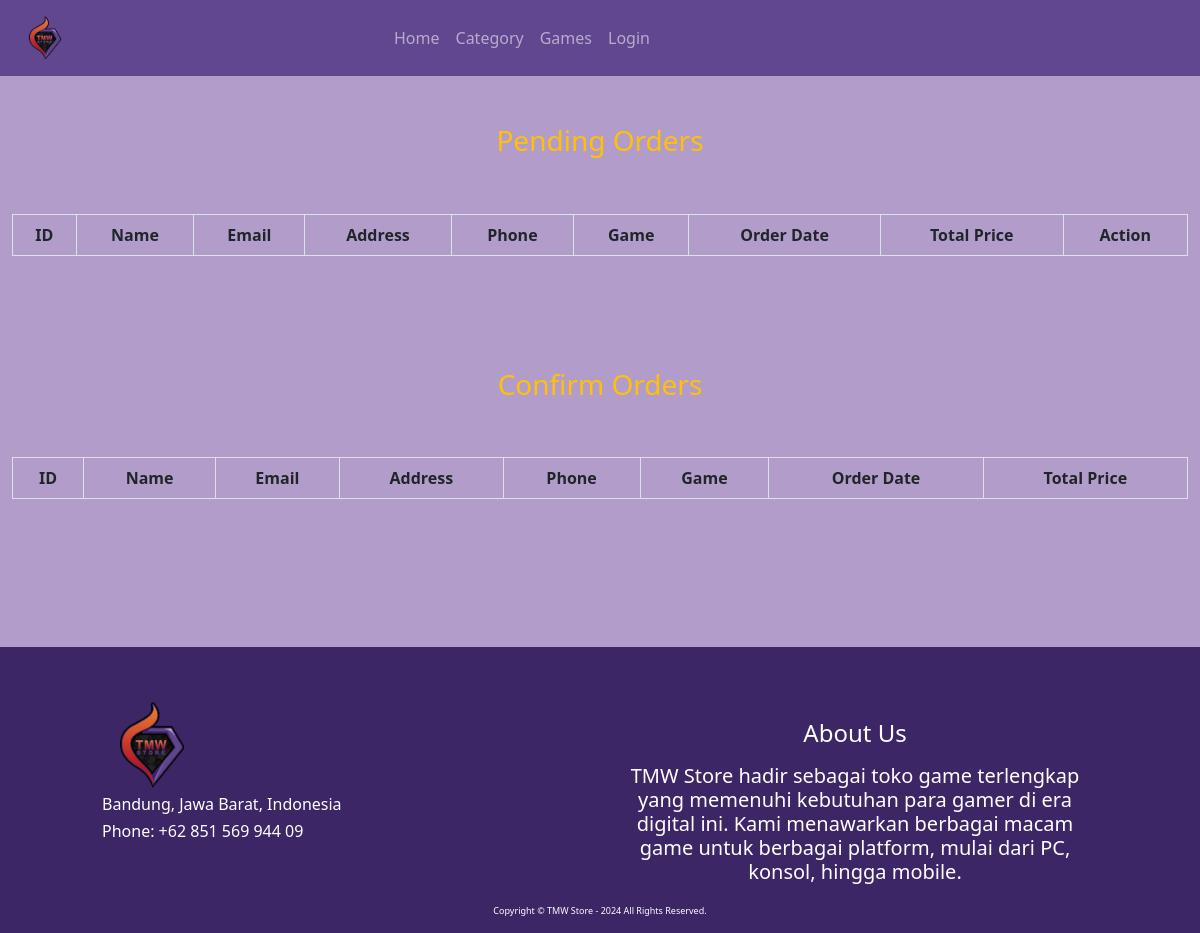
Before: /order.php with the older database file.
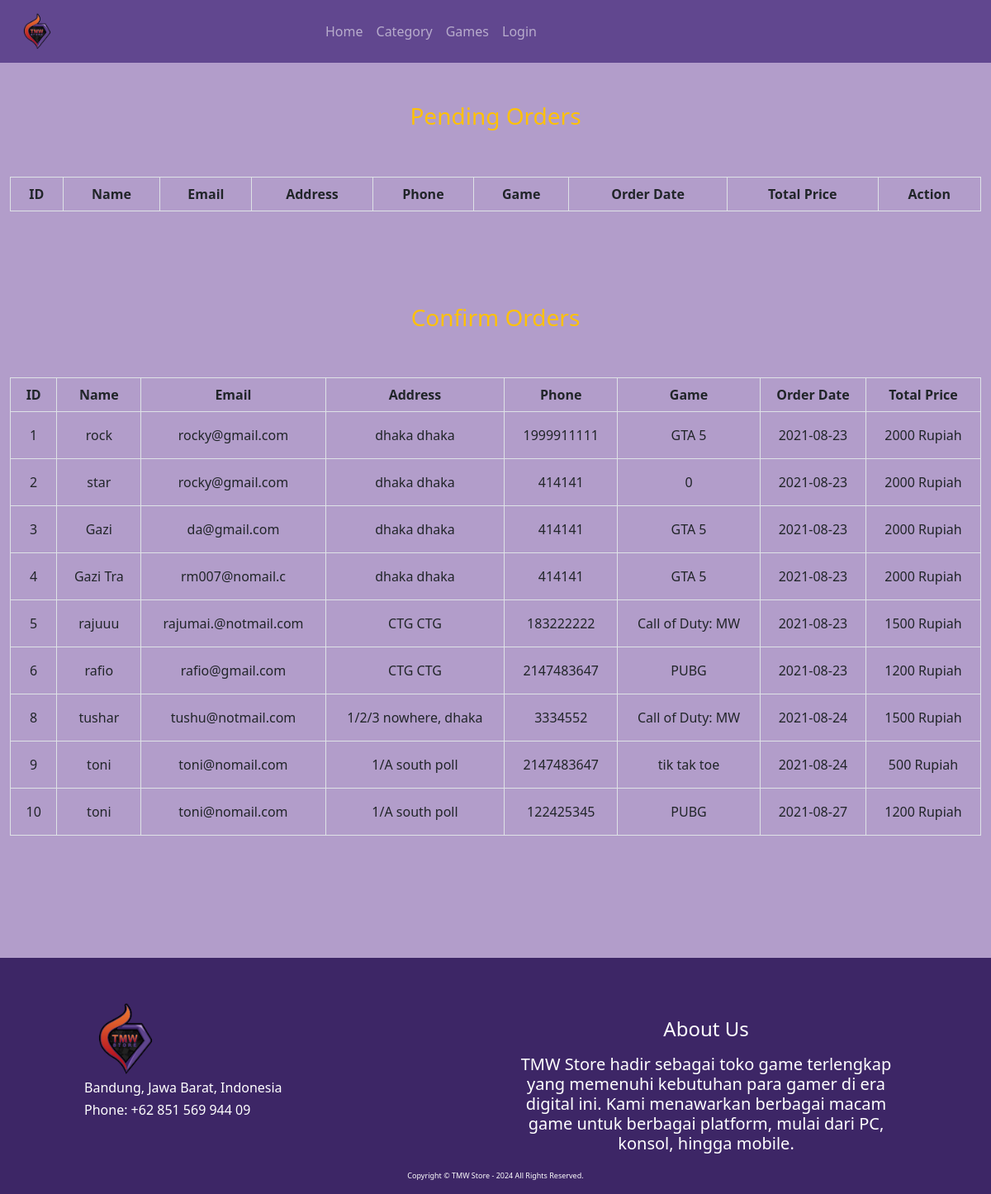
After: the same page with the newer database file.
### tables this page shows
CREATE TABLE `orders` (
  `id` int NOT NULL,
  `customer_name` varchar(255) NOT NULL,
  `customer_email` varchar(255) NOT NULL,
  `customer_phone` int NOT NULL,
  `customer_address` varchar(255) NOT NULL,
  `game` varchar(255) NOT NULL,
  `order_date` date NOT NULL,
  `total_price` int NOT NULL,
  `status` varchar(255) NOT NULL
);

### order.php (the view, shortened to what this page needs)
<?php
    include ('header.php');
    require ('functions.php');
 ?>
<!DOCTYPE html>
<html lang="en">
<body>
    <div class="container-fluid " style="padding-bottom: 100px; background-color:#b29dca;">
        <div class="team-table text-warning">
         <div class="title text-center mb-1">
             <h3 class= "font-weight bolder py-5">Pending Orders</h3>
         </div>
     <table class="table table-bordered text-center text-dark">
         <thead class="thead">
             <tr>
                 <th>ID</th>
                 <th>Name</th>
                 <th>Email</th>
                 <th>Address</th>
                 <th>Phone</th>
                 <th>Game</th>
                 <th>Order Date</th>
                 <th>Total Price</th>
                 <th>Action</th>
             </tr>
         </thead>
     </table>
   <div class="pt-5 mb-5">
   <div class="title text-center mb-1">
             <h3 class= "font-weight bolder py-5">Confirm Orders</h3>
         </div>
     <table class="table table-bordered text-center text-dark">
         <thead class="thead">
             <tr>
                 <th>ID</th>
                 <th>Name</th>
                 <th>Email</th>
                 <th>Address</th>
                 <th>Phone</th>
                 <th>Game</th>
                 <th>Order Date</th>
                 <th>Total Price</th>
             </tr>
         </thead>
         <tbody>
         <?php
                    $sql= 'SELECT * FROM orders where status ="confirm"';
                    $result = mysqli_query($conn, $sql);
                        while ($orders = mysqli_fetch_array($result)) {?>
                        <tr>
                            <td class="p-3"><?= "$orders[id]"; ?></td>
                            <td class="p-3"><?= "$orders[customer_name]"; ?></td>
                            <td class="p-3"><?= "$orders[customer_email]"; ?></td>
                            <td class="p-3"><?= "$orders[customer_address]"; ?></td>
                            <td class="p-3"><?= "$orders[customer_phone]"; ?></td>
                            <td class="p-3"><?= "$orders[game]"; ?></td>
                            <td class="p-3"><?= "$orders[order_date]"; ?></td>
                            <td class="p-3"><?= "$orders[total_price]"; ?> Rupiah</td>
                        </tr>
                <?php
                    }
                ?>
         </tbody>
     </table>
        </div>
    </div>
</div>
<?php
    include ('footer.php');
 ?>
</body>
</html>

Changed rows visible on the page:
added orders: id "1", customer_name "rock", customer_email "rocky@gmail.com", customer_address "dhaka dhaka", customer_phone "1999911111", game "GTA 5", order_date "2021-08-23", total_price "2000"
added orders: id "2", customer_name "star", customer_email "rocky@gmail.com", customer_address "dhaka dhaka", customer_phone "414141", game "0", order_date "2021-08-23", total_price "2000"
added orders: id "3", customer_name "Gazi", customer_email "da@gmail.com", customer_address "dhaka dhaka", customer_phone "414141", game "GTA 5", order_date "2021-08-23", total_price "2000"
added orders: id "4", customer_name "Gazi Tra", customer_email "rm007@nomail.c", customer_address "dhaka dhaka", customer_phone "414141", game "GTA 5", order_date "2021-08-23", total_price "2000"
added orders: id "5", customer_name "rajuuu", customer_email "rajumai.@notmail.com", customer_address "CTG CTG", customer_phone "183222222", game "Call of Duty: MW", order_date "2021-08-23", total_price "1500"
added orders: id "6", customer_name "rafio", customer_email "rafio@gmail.com", customer_address "CTG CTG", customer_phone "2147483647", game "PUBG", order_date "2021-08-23", total_price "1200"
added orders: id "8", customer_name "tushar", customer_email "tushu@notmail.com", customer_address "1/2/3 nowhere, dhaka", customer_phone "3334552", game "Call of Duty: MW", order_date "2021-08-24", total_price "1500"
added orders: id "9", customer_name "toni", customer_email "toni@nomail.com", customer_address "1/A south poll", customer_phone "2147483647", game "tik tak toe", order_date "2021-08-24", total_price "500"
added orders: id "10", customer_name "toni", customer_email "toni@nomail.com", customer_address "1/A south poll", customer_phone "122425345", game "PUBG", order_date "2021-08-27", total_price "1200"
